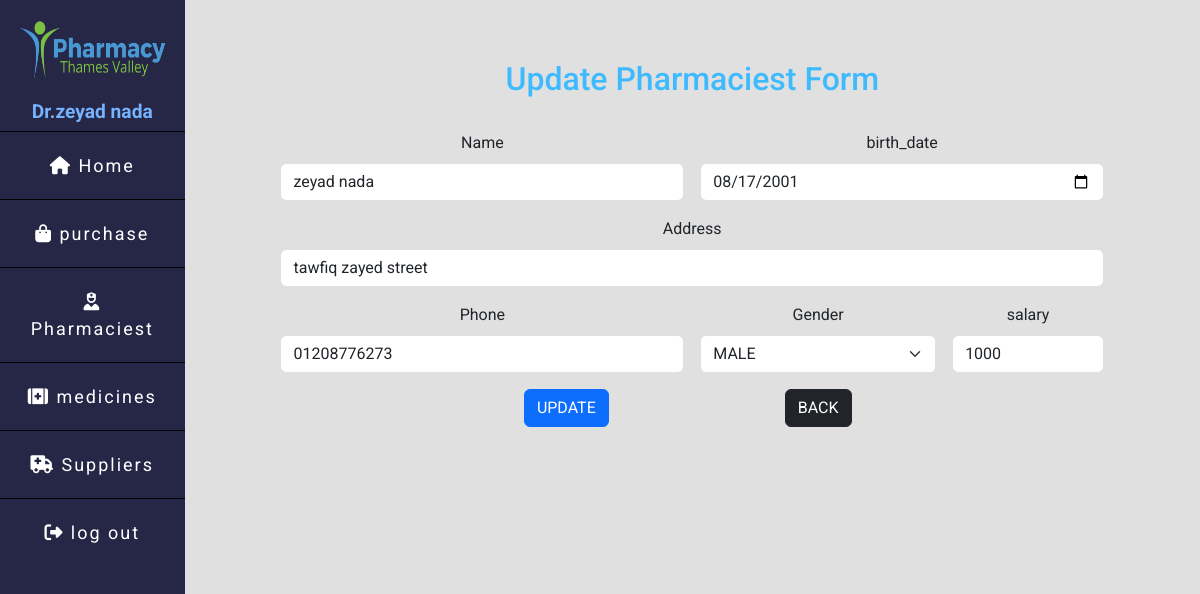
The app's page /pharmacist_update.php?ID=11 (signed in) with its own data.
### tables this page shows
CREATE TABLE `pharmacist` (
  `ID` int(11) NOT NULL,
  `name` varchar(100) NOT NULL,
  `birth_date` date NOT NULL,
  `phone` varchar(15) NOT NULL,
  `address` varchar(100) NOT NULL,
  `salary` int(11) NOT NULL,
  `gender` enum('MALE','FEMALE') NOT NULL,
  `email` varchar(200) NOT NULL,
  `password` varchar(100) NOT NULL
);

### database/database.php (called while the page is built, shortened)
<?php
function database_connection()
{
    $conn = mysqli_connect('localhost', 'root', '', 'pharmacy');
    return $conn;
}
function get_pharmacist($id)
{
    $conn = database_connection();
    $stmt = mysqli_prepare($conn, 'select * from pharmacy.pharmacist where ID = ?');
    mysqli_stmt_bind_param($stmt, 'i', $id);
    mysqli_stmt_execute($stmt);
    $result = mysqli_stmt_get_result($stmt);
    $pharmacist = mysqli_fetch_assoc($result);
    return $pharmacist;
}

### pharmacist_update.php (the view, shortened to what this page needs)
<?php
require_once __DIR__ . '/database/database.php';
$id = $_GET['ID'];
$pharmacist = get_pharmacist($id);
?>
<?php require_once __DIR__ . '/templates/header.php' ?>
<div class="containerForm">
    <div class="containerForm__header">
        <h2>Update Pharmaciest Form</h2>
    </div>
    <form action="pharmacist_update.php?ID=<?= $id ?>" method="post" class="row g-3 containerForm__updatePharmaciestForm">
        <div class="col-md-5">
            <label for="name" class="form-label">Name</label>
            <input required type="text" class="form-control" name="name" id="name" placeholder="Enter name" value="<?= $pharmacist['name'] ?>">
        </div>
        <div class="col-md-5">
            <label for="birth_date" class="form-label">birth_date</label>
            <input required type="date" class="form-control" name="birth_date" id="birth_date" value="<?= $pharmacist['birth_date'] ?>">
        </div>
        <div class="col-10">
            <label for="address" class="form-label">Address</label>
            <input required type="text" class="form-control" name="address" id="address" placeholder="1234 Main St" value="<?= $pharmacist['address'] ?>">
        </div>
        <div class="col-md-5">
            <label for="phone" class="form-label">Phone</label>
            <input required type="text" class="form-control" name="phone" id="phone" placeholder="Enter phone" value="<?= $pharmacist['phone'] ?>">
        </div>
        <div class="col-md-3">
            <label for="gender" class="form-label">Gender</label>
            <select required name="gender" id="gender" class="form-select">
                <option>MALE</option>
            </select>
        </div>
        <div class="col-md-2">
            <label for="salary" class="form-label">salary</label>
            <input required type="number" class="form-control" name="salary" id="salary" placeholder="Enter salary" value="<?= $pharmacist['salary'] ?>">
        </div>
        <div class="col-3">
            <input class="btn btn-primary" type="submit" value="UPDATE" name="update" id="update">
        </div>
        <div class="col-3">
            <a href="./manage_pharmacist.php" class="btn btn-dark">BACK</a>
        </div </form>
</div>
<?php require_once __DIR__ . '/templates/footer.php' ?>

### templates/header.php (shortened to what this page needs)
<?php
$user = $_SESSION['user'];
?>
<!DOCTYPE html>
<html lang="en">
<head>
    <link rel="stylesheet" href="css/standard.css">
    <link rel="stylesheet" href="https://cdnjs.cloudflare.com/ajax/libs/font-awesome/6.3.0/css/all.min.css" />
    <link rel="stylesheet" href="https://cdn.jsdelivr.net/npm/bootstrap@5.3.0-alpha3/dist/css/bootstrap.min.css">
    <link rel="stylesheet" href="https://cdnjs.cloudflare.com/ajax/libs/font-awesome/6.4.0/css/all.min.css">
</head>
<body>
    <div class="main">
        <div class="aside">
            <div class="aside__logo">
                <img src="images/pngwing.com_2.png" alt="">
            </div>
            <h3 class="aside__text">Dr.<?= $user['name'] ?></h3>
            <div class="aside__buttonsBox">
                <div class="aside__buttonsBox__button">
                    <a href="./home.php" class="aside__buttonsBox__button__main">
                        <i class="fa-solid fa-house fa-beat" style="color: #ffffff;"></i>
                        <span>Home</span>
                    </a>
                </div>
                <div class="aside__buttonsBox__button">
                    <a href="./purchase.php" class="aside__buttonsBox__button__main">
                        <i class="fa-solid fa-bag-shopping fa-beat" style="color: #ffffff;"></i>
                        <span>purchase</span>
                    </a>
                </div>
                <div class="aside__buttonsBox__button">
                    <a class="aside__buttonsBox__button__main" data-bs-toggle="collapse" href="#collapse1" role="button" aria-expanded="false" aria-controls="collapse1">
                        <i class="fa-solid fa-user-nurse fa-beat"></i>
                        <span>Pharmaciest</span>
                    </a>
                </div>
                <div class="aside__buttonsBox__button">
                    <a class="aside__buttonsBox__button__main" data-bs-toggle="collapse" href="#collapse2" role="button" aria-expanded="false" aria-controls="collapse2">
                        <i class="fa-solid fa-kit-medical fa-beat" style="color: #ffffff;"></i>
                        <span>medicines</span>
                    </a>
                </div>
                <div class="aside__buttonsBox__button">
                    <a class="aside__buttonsBox__button__main" data-bs-toggle="collapse" href="#collapse3" role="button" aria-expanded="false" aria-controls="collapse3">
                        <i class="fa-solid fa-truck-medical fa-beat" style="color: #ffffff;"></i> <span>Suppliers</span>
                    </a>
                </div>
                <div class="aside__buttonsBox__button">
                    <a href="./logout.php" class="aside__buttonsBox__button__main">
                        <i class="fa-solid fa-right-from-bracket fa-beat" style="color: #ffffff;"></i>
                        <span>log out</span>
                    </a>
                </div>
            </div>
        </div>
        <div class="body container">

### css/standard.css (style rules this page uses)
* { box-sizing: border-box; padding: 0; margin: 0; font-family: 'Roboto', sans-serif; }
body { background-color: #eff2f1; }
img { max-width: 100%; }
.main { display: flex; text-align: center; width: 100%; height: 100vh; }
.aside { background-color: rgb(38, 38, 71); }
.aside__logo img { height: 100px; padding: 12px; }
.aside__text { color: #76b2fe; font-size: 1.2em; font-weight: bold; }
.aside__buttonsBox { flex-direction: column; }
.aside__buttonsBox__button__main { text-decoration: none; color: #ffff; font-size: 18px; letter-spacing: 2px; padding: 20px; display: list-item; border-top: 1px solid black; }
.body { padding: 10px 20px; background-color: #e0e0e0; }
.containerForm { display: flex; flex-direction: column; justify-content: center; align-content: center; margin: 50px 0px; padding: 0px; }
.containerForm__header h2 { color: #3fbafe; padding-bottom: 25px; }
.containerForm__updatePharmaciestForm { display: flex; justify-content: center; align-content: center; }

### records on screen
pharmacist: name "zeyad nada", birth_date "08/17/2001", address "tawfiq zayed street", phone "01208776273", salary "1000"
